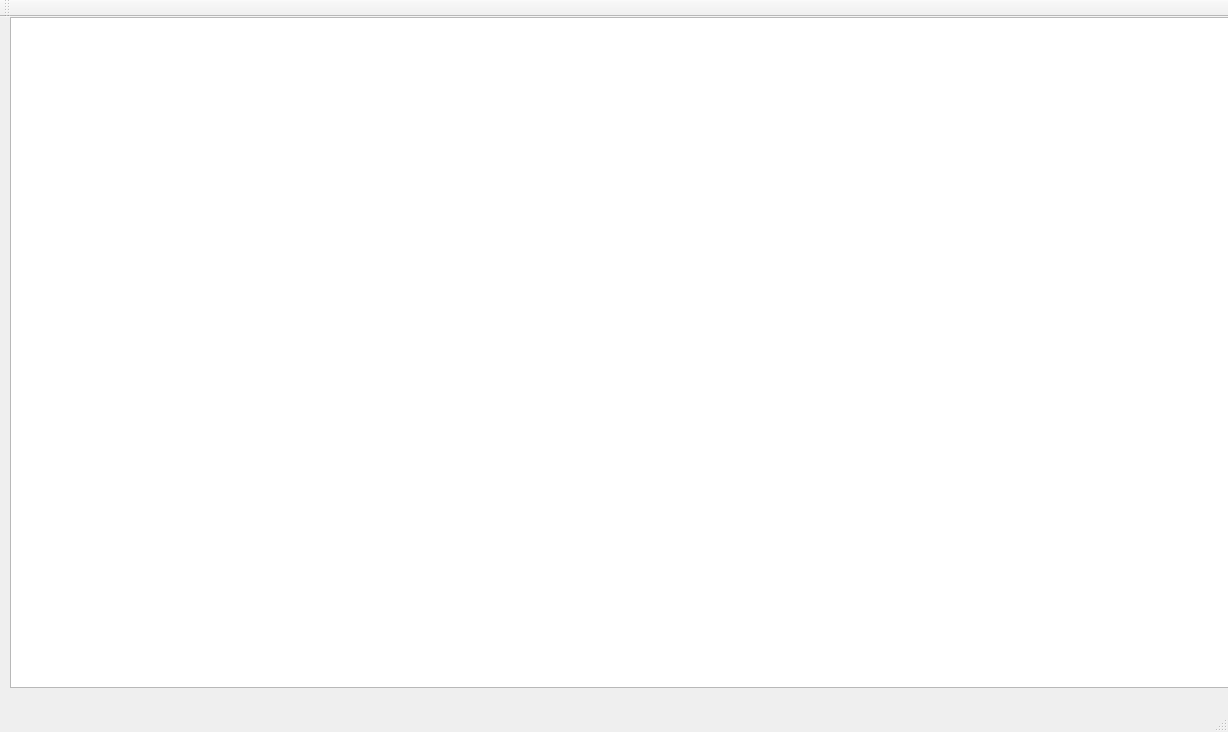
<?xml version="1.0" encoding="UTF-8"?>
<ui version="4.0">
 <class>MainWindow</class>
 <widget class="QMainWindow" name="MainWindow">
  <property name="geometry">
   <rect>
    <x>0</x>
    <y>0</y>
    <width>1228</width>
    <height>732</height>
   </rect>
  </property>
  <property name="windowTitle">
   <string>MainWindow</string>
  </property>
  <widget class="QWidget" name="centralWidget">
   <widget class="QGraphicsView" name="graphicsView">
    <property name="geometry">
     <rect>
      <x>10</x>
      <y>0</y>
      <width>1221</width>
      <height>671</height>
     </rect>
    </property>
   </widget>
  </widget>
  <widget class="QMenuBar" name="menuBar">
   <property name="geometry">
    <rect>
     <x>0</x>
     <y>0</y>
     <width>1228</width>
     <height>25</height>
    </rect>
   </property>
  </widget>
  <widget class="QToolBar" name="mainToolBar">
   <attribute name="toolBarArea">
    <enum>TopToolBarArea</enum>
   </attribute>
   <attribute name="toolBarBreak">
    <bool>false</bool>
   </attribute>
  </widget>
  <widget class="QStatusBar" name="statusBar"/>
 </widget>
 <layoutdefault spacing="6" margin="11"/>
 <resources/>
 <connections/>
</ui>
